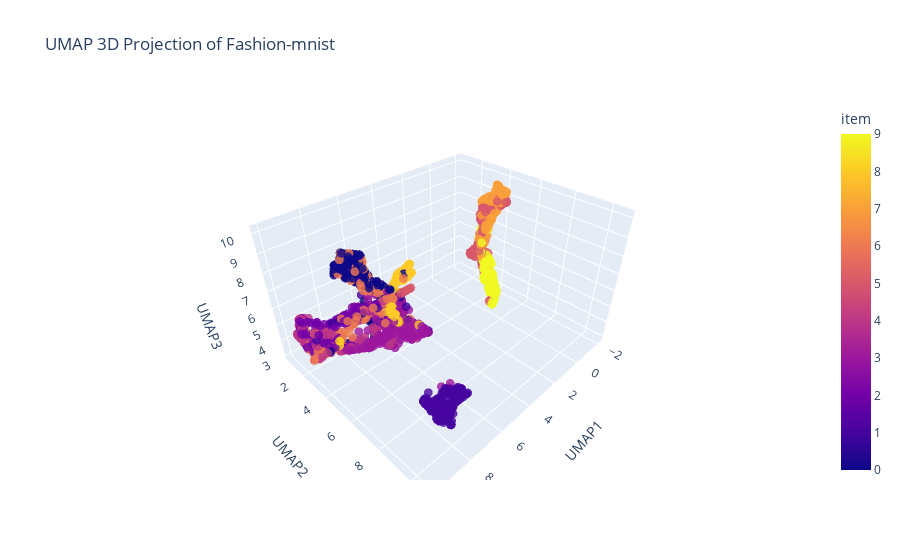

Notebook code for this chart:
### Code cell
umap_3d = UMAP(n_neighbors=15, min_dist=0.1, n_components=3, random_state=42)
X_umap_3d = umap_3d.fit_transform(X_sub)

df_umap_3d = pd.DataFrame(X_umap_3d, columns=['UMAP1', 'UMAP2', 'UMAP3'])
df_umap_3d['label'] = y_sub

fig = px.scatter_3d(
    df_umap_3d,
    x='UMAP1', y='UMAP2', z='UMAP3',
    color='label',
    title='UMAP 3D Projection of Fashion-mnist',
    labels={'label':'item'}
)
fig.update_traces(marker=dict(size=3, opacity=0.8))
fig.show()

### Figure 1 — Plotly figure (JSON) as saved in the notebook; plotly's stock layout.template omitted (floating-point values rounded to 4 significant figures; data arrays with more than 128 entries replaced by an {"elided": "..."} marker saying what was removed)
{"data": [{"hovertemplate": "UMAP1=%{x}<br>UMAP2=%{y}<br>UMAP3=%{z}<br>item=%{marker.color}<extra></extra>", "legendgroup": "", "marker": {"color": {"elided": "3000 int values"}, "coloraxis": "coloraxis", "opacity": 0.8, "size": 3, "symbol": "circle"}, "mode": "markers", "name": "", "scene": "scene", "showlegend": false, "type": "scatter3d", "x": {"elided": "3000 float values"}, "y": {"elided": "3000 float values"}, "z": {"elided": "3000 float values"}}], "layout": {"coloraxis": {"colorbar": {"title": {"text": "item"}}, "colorscale": [[0, "#0d0887"], [0.1111, "#46039f"], [0.2222, "#7201a8"], [0.3333, "#9c179e"], [0.4444, "#bd3786"], [0.5556, "#d8576b"], [0.6667, "#ed7953"], [0.7778, "#fb9f3a"], [0.8889, "#fdca26"], [1, "#f0f921"]]}, "legend": {"tracegroupgap": 0}, "scene": {"domain": {"x": [0, 1], "y": [0, 1]}, "xaxis": {"title": {"text": "UMAP1"}}, "yaxis": {"title": {"text": "UMAP2"}}, "zaxis": {"title": {"text": "UMAP3"}}}, "title": {"text": "UMAP 3D Projection of Fashion-mnist"}}}
